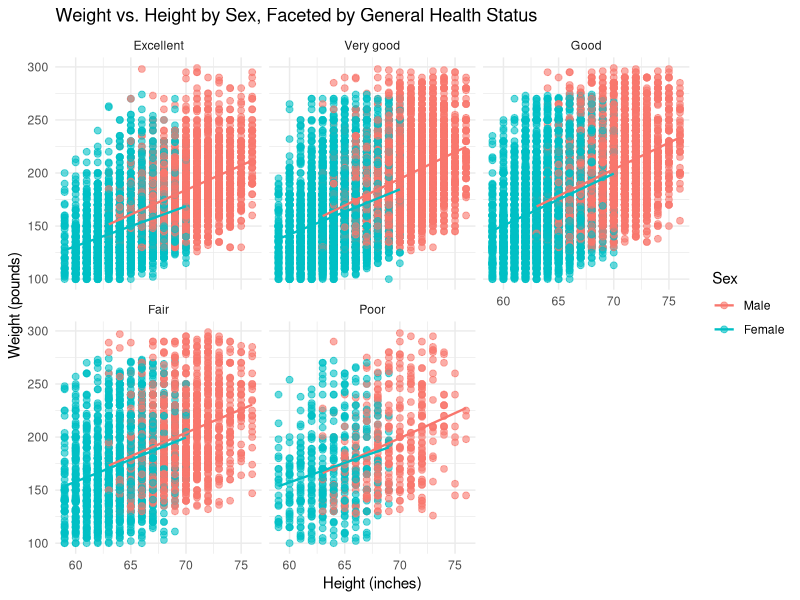
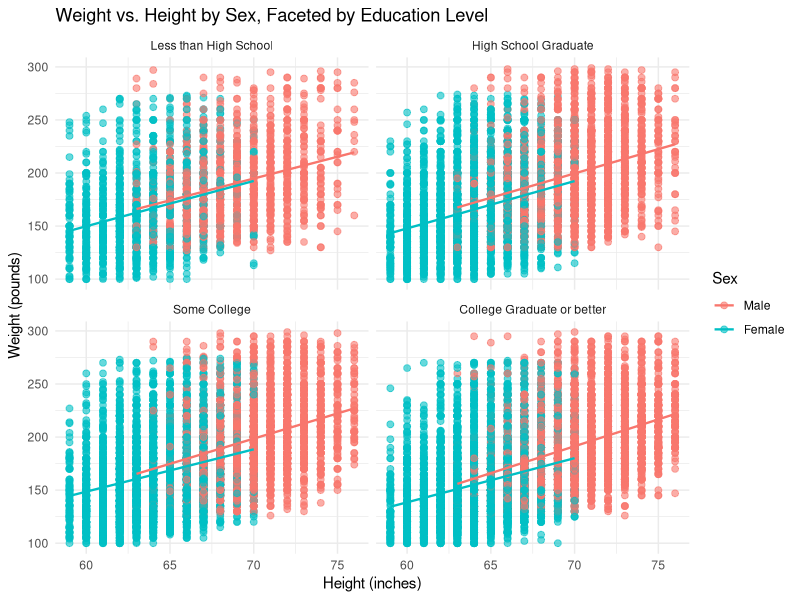
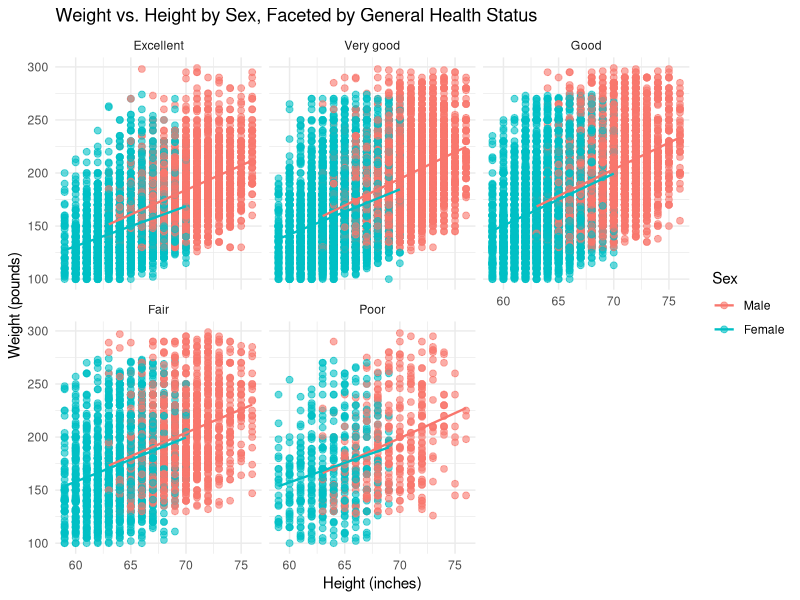
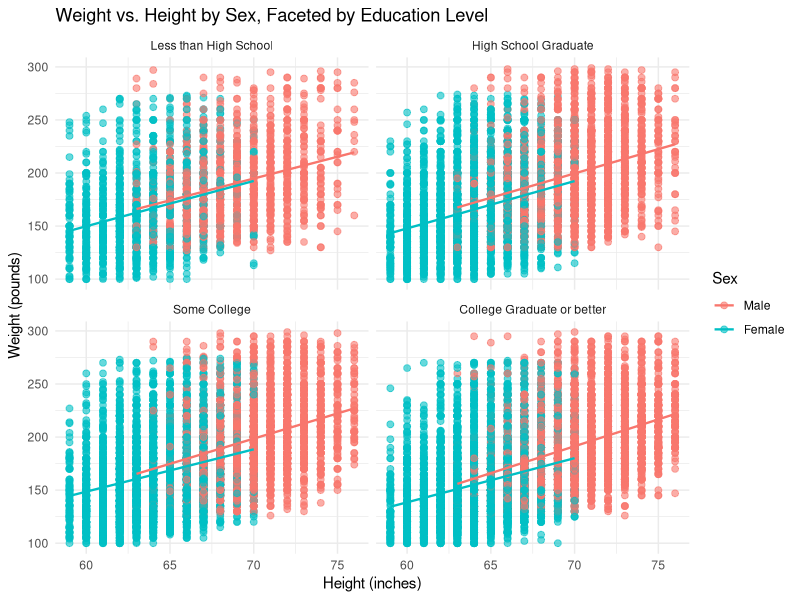
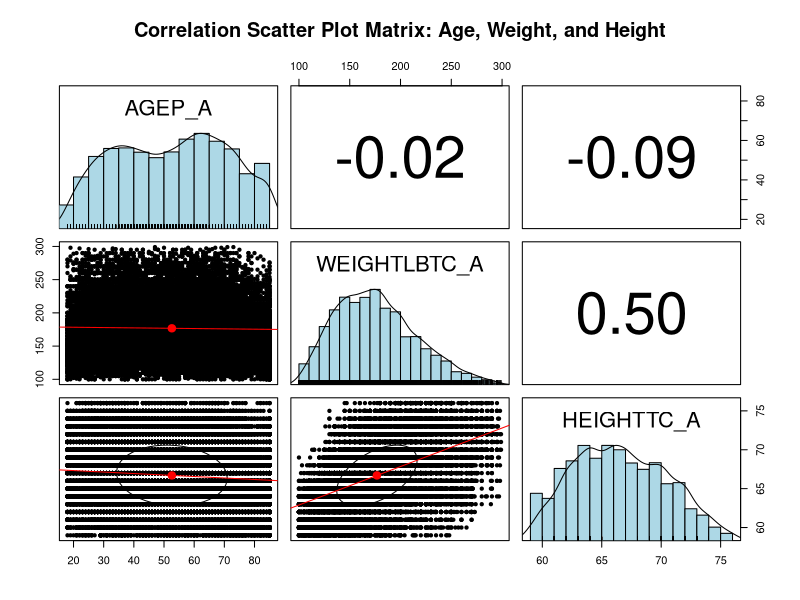

Write the R code that produced these figures, in order.
# 05_multivariate_analysis.R
# Day 4: Multivariate Analysis
# NHIS 2021

# Load packages
library(tidyverse)
library(psych)

# Read data
nhis <- read_csv("NHIS _Data_2021.csv", show_col_types = FALSE)

# Clean and prepare analysis variables
nhis_mv <- nhis %>%
  mutate(
    # Recode missing values based on codebook
    AGEP_A = ifelse(AGEP_A %in% c(97, 98, 99), NA, AGEP_A),
    WEIGHTLBTC_A = ifelse(WEIGHTLBTC_A %in% c(996, 997, 998, 999), NA, WEIGHTLBTC_A),
    HEIGHTTC_A = ifelse(HEIGHTTC_A %in% c(96, 97, 98, 99), NA, HEIGHTTC_A),
    SEX_A = case_when(
      SEX_A == 1 ~ "Male",
      SEX_A == 2 ~ "Female",
      TRUE ~ NA_character_
    ),
    PHSTAT_A = case_when(
      PHSTAT_A == 1 ~ "Excellent",
      PHSTAT_A == 2 ~ "Very good",
      PHSTAT_A == 3 ~ "Good",
      PHSTAT_A == 4 ~ "Fair",
      PHSTAT_A == 5 ~ "Poor",
      TRUE ~ NA_character_
    ),
    EDUCP_A = case_when(
      EDUCP_A %in% 0:3 ~ "Less than High School",
      EDUCP_A == 4 ~ "High School Graduate",
      EDUCP_A %in% 5:7 ~ "Some College",
      EDUCP_A %in% 8:10 ~ "College Graduate or better",
      TRUE ~ NA_character_
    ),
    SEX_A = factor(SEX_A, levels = c("Male", "Female")),
    PHSTAT_A = factor(PHSTAT_A, levels = c("Excellent", "Very good", "Good", "Fair", "Poor")),
    EDUCP_A = factor(
      EDUCP_A,
      levels = c("Less than High School", "High School Graduate",
                 "Some College", "College Graduate or better")
    )
  )

# -------------------------------
# Task 1A: Enhanced scatter plot
# HEIGHTTC_A vs WEIGHTLBTC_A
# Color by SEX_A and facet by PHSTAT_A
# -------------------------------
scatter_phstat <- nhis_mv %>%
  filter(
    !is.na(HEIGHTTC_A),
    !is.na(WEIGHTLBTC_A),
    !is.na(SEX_A),
    !is.na(PHSTAT_A)
  ) %>%
  ggplot(aes(x = HEIGHTTC_A, y = WEIGHTLBTC_A, color = SEX_A)) +
  geom_point(alpha = 0.6, size = 2) +
  geom_smooth(method = "lm", se = FALSE, linewidth = 0.8) +
  facet_wrap(~ PHSTAT_A) +
  labs(
    title = "Weight vs. Height by Sex, Faceted by General Health Status",
    x = "Height (inches)",
    y = "Weight (pounds)",
    color = "Sex"
  ) +
  theme_minimal()

print(scatter_phstat)

# Optional alternative: facet by education instead of health status
scatter_educp <- nhis_mv %>%
  filter(
    !is.na(HEIGHTTC_A),
    !is.na(WEIGHTLBTC_A),
    !is.na(SEX_A),
    !is.na(EDUCP_A)
  ) %>%
  ggplot(aes(x = HEIGHTTC_A, y = WEIGHTLBTC_A, color = SEX_A)) +
  geom_point(alpha = 0.6, size = 2) +
  geom_smooth(method = "lm", se = FALSE, linewidth = 0.8) +
  facet_wrap(~ EDUCP_A) +
  labs(
    title = "Weight vs. Height by Sex, Faceted by Education Level",
    x = "Height (inches)",
    y = "Weight (pounds)",
    color = "Sex"
  ) +
  theme_minimal()

print(scatter_educp)

# Save plots
ggsave("scatter_height_weight_by_sex_phstat.png", scatter_phstat,
       width = 11, height = 7, dpi = 300)
ggsave("scatter_height_weight_by_sex_educp.png", scatter_educp,
       width = 11, height = 7, dpi = 300)

# -------------------------------
# Task 1B: Correlation scatter plot matrix
# -------------------------------
corr_data <- nhis_mv %>%
  select(AGEP_A, WEIGHTLBTC_A, HEIGHTTC_A) %>%
  drop_na()

png("pairs_panels_age_weight_height.png", width = 1200, height = 1200, res = 150)
pairs.panels(
  corr_data,
  method = "pearson",
  hist.col = "lightblue",
  density = TRUE,
  ellipses = TRUE,
  lm = TRUE,
  main = "Correlation Scatter Plot Matrix: Age, Weight, and Height"
)
dev.off()
